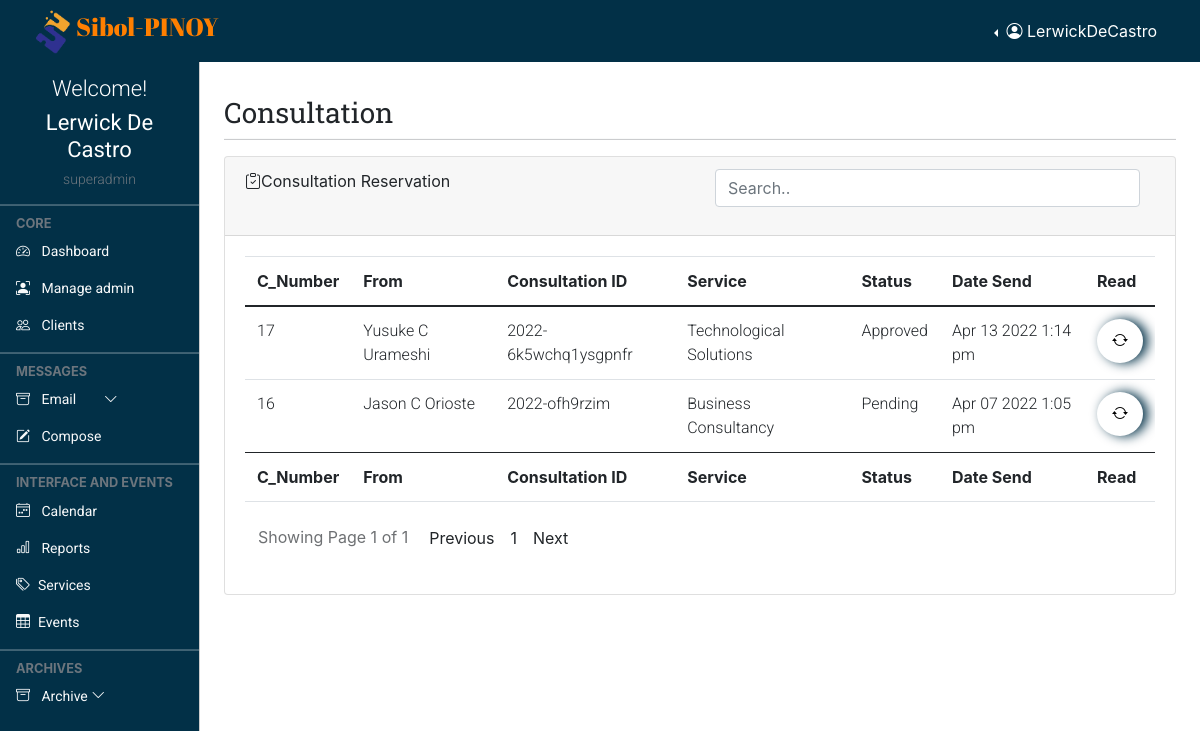
Page /admin/consultation.php (signed in) on the committed database.
### tables this page shows
CREATE TABLE `profile` (
  `id` int(11) NOT NULL,
  `loginId` int(11) NOT NULL,
  `firstName` varchar(255) NOT NULL,
  `lastName` varchar(255) NOT NULL,
  `dateAdded` date NOT NULL
);

CREATE TABLE `client` (
  `c_count` int(150) NOT NULL,
  `client_uniID` varchar(250) NOT NULL,
  `firstName` varchar(250) NOT NULL,
  `mi` text DEFAULT NULL,
  `lastName` varchar(250) NOT NULL,
  `email_add` varchar(250) NOT NULL,
  `contact` varchar(250) DEFAULT NULL,
  `organization` varchar(250) NOT NULL,
  `position` varchar(250) NOT NULL,
  `date_register` datetime NOT NULL
);

CREATE TABLE `consultation` (
  `entryID` int(250) NOT NULL,
  `email_add` varchar(250) NOT NULL,
  `consultation_id` varchar(250) NOT NULL,
  `service_uniID` varchar(250) NOT NULL,
  `memo` text DEFAULT NULL,
  `set_date` varchar(50) DEFAULT NULL,
  `set_time` varchar(50) DEFAULT NULL,
  `status` varchar(50) NOT NULL,
  `action` varchar(50) NOT NULL,
  `registered_date` datetime DEFAULT NULL
);

CREATE TABLE `services` (
  `number` int(100) NOT NULL,
  `service_uniID` varchar(250) NOT NULL,
  `service_title` varchar(250) NOT NULL,
  `image` varchar(250) NOT NULL,
  `service_desc` longtext NOT NULL,
  `status` varchar(50) NOT NULL,
  `loginId` varchar(250) DEFAULT NULL,
  `action` varchar(250) DEFAULT NULL,
  `date_upload` datetime DEFAULT NULL,
  `date_update` datetime DEFAULT NULL
);

### admin/consultation.php (the view, shortened to what this page needs)
<!doctype html>
<html lang="en">
  <?php
      require "layout.part/admin.header.php";
  ?>
  <body>
    <?php
      require "layout.part/admin.top.navbar.php";
    ?>
    <?php
      require "layout.part/admin.side.navbar.php";
    ?>
    <main class="mt-5 pt-3">
        <div class="container-fluid p-4">
            <div class="row">
            <div class="col-md-12 my-2">
                <h4 class="page-header">Consultation</h4>
                <hr class="dropdown-divider bg-dark" />
            </div>
        </div>
        <div class="row">
            <div class="col-md-12 mb-3">
                <div class="card">
                    <div class="card-header">
                        <span><i class="bi bi-clipboard-check"></i></span>Consultation Reservation
                        <div class="form-group float-end col-md-6">
                            <input type="text" class="form-control inputSearch" id="inputSearch" placeholder="Search..">
                        </div>
                    </div>
                    <div class="card-body">
                        <div class="table-responsive">
                            <table id="example" class="table data-table" style="width: 100%">
                                <thead>
                                    <tr>
                                        <th>C_Number</th>
                                        <th>From</th>
                                        <th>Consultation ID</th>
                                        <th>Service</th>
                                        <th>Status</th>
                                        <th>Date Send</th>
                                        <th>Read</th>
                                    </tr>
                                </thead>
                                <tbody id="myTable">
                                    <?php
                                        if(isset($_GET['page_no']) && $_GET['page_no'] !=''){
                                            $page_no = $_GET['page_no'];
                                        }else{
                                            $page_no = 1;
                                        }
                                        $total_records_per_page = 25;
                                        $previous_page = $page_no - 1;
                                        $next_page = $page_no + 1;
                                        $result_count = mysqli_query($conn, "SELECT COUNT(*) as total_records FROM `consultation`" );
                                        $total_records = mysqli_fetch_array($result_count);
                                        $total_records = $total_records['total_records'];
                                        $total_number_of_page = ceil($total_records / $total_records_per_page);
                                        $consultation_query = "SELECT tb3.entryID, tb1.firstName, tb1.mi, tb1.lastName, tb1.email_add, tb2.service_uniID, tb2.service_title, tb3.consultation_id, tb3.status, tb3.action, tb3.registered_date FROM (client tb1 INNER JOIN consultation tb3 ON tb1.email_add = tb3.email_add) INNER JOIN services tb2 ON tb2.service_uniID = tb3.service_uniID ORDER BY entryID DESC";
                                        $consultation_query_results = $conn->query($consultation_query);
                                        if($consultation_query_results->num_rows > 0){
                                            foreach($consultation_query_results as $consultation){
                                                ?>
                                                <tr class="
                                                <?php
                                                    $a = $consultation['action'];
                                                    if($a == "New"){
                                                        echo 'card-text';
                                                    }else{
                                                        echo 'card-tex2';
                                                    }
                                                ?>
                                                ">
                                                        <td><?= $consultation['entryID'] ?></td>
                                                        <td><?= $consultation['firstName'].' '.$consultation['mi'].' '.$consultation['lastName'] ?></td>
                                                        <td><?= $consultation['consultation_id'] ?></td>
                                                        <td><?= $consultation['service_title'] ?></td>
                                                        <td><?= $consultation['status'] ?></td>
                                                        <td><?= date('M d Y g:i a',  strtotime($consultation['registered_date'])) ?></td>
                                                        <td>
                                                            <form action="consultation.info" method="POST">
                                                                <button type="submit" class="stats-white tooltip-test" title="READ" id="read" name="read">
                                                                    <i class="bi bi-arrow-repeat"></i>
                                                                </button>
                                                            </form>
                                                        </td>
                                                    </tr>
                                                <?php
                                            }
                                        }
                                    ?>
                                </tbody>
                                <tfoot>
                                    <tr>
                                        <th>C_Number</th>
                                        <th>From</th>
                                        <th>Consultation ID</th>
                                        <th>Service</th>
                                        <th>Status</th>
                                        <th>Date Send</th>
                                        <th>Read</th>
                                    </tr>
                                </tfoot>
                            </table>
                        </div>
                        <ul class="pagination pull-right">
                            <li class="pull-left btn btn-default disabled">Showing Page <?php echo $page_no." of ".$total_number_of_page;?></li>
                            <li class=" p-2 <?php if($page_no <= 1) { echo "disabled";}?>">
                                <a <?php if($page_no > 1) { echo "href='?page_no=$previous_page'";} ?>>Previous</a>
                            </li>
                            <?php
                                if($total_number_of_page <=10){
                                    for($counter = 1; $counter <=$total_number_of_page;$counter++){
                                        if($counter == $page_no){
                                            echo "<li class='active p-2'><a> $counter </a></li>";
                                        }else{
                                            echo "<li class='p-2'><a href='?page_no=$counter'> $counter </a></li>";
                                        }
                                    }
                                }
                            ?>
                            <li class="p-2 <?php if($page_no >= $total_number_of_page) {echo "disabled";} ?>" >
                                <a <?php if($page_no < $total_number_of_page) {echo "href='?page_no=$next_page'";} ?>>Next</a>
                            </li>
                        </ul>
                    </div>
                </div>
            </div>
        </div>
    </main>
  </body>
</html>

### admin/layout.part/admin.header.php (shortened to what this page needs)
  <head>
    <link href="https://cdn.jsdelivr.net/npm/bootstrap@5.0.2/dist/css/bootstrap.min.css" rel="stylesheet">
    <link rel="stylesheet" href="https://cdnjs.cloudflare.com/ajax/libs/fullcalendar/3.4.0/fullcalendar.css" />
    <link rel="stylesheet" href="https://cdnjs.cloudflare.com/ajax/libs/twitter-bootstrap/4.0.0-alpha.6/css/bootstrap.css" />
    <link rel="stylesheet" href="https://cdn.jsdelivr.net/npm/bootstrap-icons@1.4.1/font/bootstrap-icons.css"/>
    <link rel="stylesheet" href="style/dataTables.bootstrap5.min.css" />
    <link rel="stylesheet" href="style/addstyler.css" />
    <link rel="stylesheet" href="style/colored.css" />
  </head>
<?php
function levelCheck($lev){
    if($lev == "0"){
      $lev = "admin";
    }
    else if($lev == "1"){
      $lev = "superadmin";
    }
    echo $lev;
  }
?>

### admin/layout.part/admin.top.navbar.php (shortened to what this page needs)
<?php
  require "../connection.php";
  if(isset($_SESSION["username"]) && isset($_SESSION["level"])){
    $musername = $_SESSION["username"];
    $sql = "SELECT login.loginId, profile.firstName, profile.lastName, login.username, login.level FROM login INNER JOIN profile ON
                login.loginId = profile.loginId WHERE login.username = '$musername'";
    if($result = $conn->query($sql)){
      if($result->num_rows == 1){
        if($row = $result->fetch_assoc()){
          $firstName = $row["firstName"];
          $lastName = $row["lastName"];
          $rusername = $row["username"];
          $level = $row["level"];
        }
      }
    }
  }
?>
<nav class="navbar navbar-expand-lg navbar-dark px-3 fixed-top bg-coloured">
  <div class="container-fluid">
    <div class="">
      <img class="__logo" src="../img/logo.png" alt=""><a class="logo-font" href="#">Sibol-PINOY</a>
    </div>
    <div class="collapse navbar-collapse justify-content-md-end" id="topNavBar">
      <div class="btn-group border-0 dropstart">
        <button type="button" class="btn text-white dropdown-toggle border-0" data-bs-toggle="dropdown" aria-expanded="false">
          <i class="bi bi-person-circle"></i> <span> <?= $rusername ?> </span>
        </button>
      </div>
    </div>
  </div>
</nav>

### admin/layout.part/admin.side.navbar.php (shortened to what this page needs)
<div class="offcanvas offcanvas-start sidebar-nav bg-coloured" id="sidebar">
    <div class="offcanvas-body p-0">
        <div class="container pt-3 text-center">
            <div class="text-white">
            <h4 class="welcome-text">Welcome!</h4>
            <h2 class="user-text"><?= $firstName . " " . $lastName?></h2>
            <h6 class="text-muted text-small"><?= levelCheck($level) ?></h6>
            </div>
        </div>
        <nav class="navbar-dark pb-5">
            <ul class="navbar-nav">
                <hr class="dropdown-divider bg-light" />
                <div class="text-muted small fw-bold text-uppercase px-3">
                    CORE
                </div>
                <li>
                    <a href="landing" class="nav-link px-3 text-light text-normal">
                        <span class="me-2"><i class="bi bi-speedometer2"></i></span>
                        <span>Dashboard</span>
                    </a>
                    <?php
                        if(isset($_SESSION["level"])){
                            $check_level = $_SESSION["level"];
                            if($check_level == '1'){
                                echo ' <a href="admin.con" class="nav-link px-3 text-light text-normal">
                                            <span class="me-2"><i class="bi bi-person-bounding-box"></i></span>
                                            <span>Manage admin</span>
                                        </a>';
                            }
                        }
                    ?>
                    <a href="clients.record" class="nav-link px-3 text-light text-normal">
                        <span class="me-2"><i class="bi bi-people"></i></span>
                        <span>Clients</span>
                    </a>
                </li>
                <hr class="dropdown-divider bg-light" />
                <div class="text-muted small fw-bold text-uppercase px-3">
                    Messages
                </div>
                <li>
                    <a class="nav-link px-3 text-light text-normal position-relative" data-bs-toggle="collapse" href="#email">
                        <span class="me-2"><i class="bi bi-archive"></i></span>
                            <span>Email
                        </span>
                        <span class="ms-auto">
                            <span class="right-icon mx-4">
                            <i class="bi bi-chevron-down"></i>
                            </span>
                        </span>
                    </a>
                    <a href="#" class="nav-link px-3 text-light text-normal">
                        <span class="me-2"><i class="bi bi-pencil-square"></i></span>
                        <span>
                            <button type="button" class="bg-transparent border-0 text-light" data-bs-toggle="modal" data-bs-target="#exampleModal">
                                Compose
                            </button>
                        </span>
                    </a>
                </li>
                <hr class="dropdown-divider bg-light" />
                <div class="text-muted small fw-bold text-uppercase px-3">
                    Interface and Events
                </div>
                <li>
                    <a href="calender" class="nav-link px-3 text-light text-normal">
                            <span class="me-2"><i class="bi bi-calendar4-week"></i></span>
                            <span>Calendar</span>
                    </a>
                    <a href="reports" class="nav-link px-3 text-light text-normal">
                            <span class="me-2"><i class="bi bi-bar-chart"></i></span>
                            <span>Reports</span>
                    </a>
                    <a href="services.tools" class="nav-link px-3 sidebar-link text-light text-normal" >
                        <span class="me-2"><i class="bi bi-tags"></i></span>
                        <span>Services</span>
                    </a>
                    <a href="events" class="nav-link px-3 sidebar-link text-light text-normal">
                        <span class="me-2"><i class="bi bi-table"></i></span>
                        <span>Events</span>
                    </a>
                </li>
                <hr class="dropdown-divider bg-light" />
                <div class="text-muted small fw-bold text-uppercase px-3">
                    Archives
                </div>
                <li>
                    <a class="nav-link px-3  text-light text-normal" data-bs-toggle="collapse" href="#archives">
                        <span class="me-2"><i class="bi bi-archive"></i></span>
                        <span>Archive</span>
                        <span class="ms-auto">
                            <span class="right-icon">
                            <i class="bi bi-chevron-down"></i>
                            </span>
                        </span>
                    </a>
                </li>
            </ul>
        </nav>
    </div>
</div>

### rows in the picture
profile: loginId.username "LerwickDeCastro", firstName "Lerwick", lastName "De Castro", loginId.level "superadmin"
client: consultation.entryID "17", firstName "Yusuke", mi "C", lastName "Urameshi", consultation.consultation_id "2022-6k5wchq1ysgpnfr", services.service_title "Technological Solutions", consultation.status "Approved", consultation.registered_date "Apr 13 2022 1:14 pm"
client: consultation.entryID "16", firstName "Jason", mi "C", lastName "Orioste", consultation.consultation_id "2022-ofh9rzim", services.service_title "Business Consultancy", consultation.status "Pending", consultation.registered_date "Apr 07 2022 1:05 pm"

### other values in the picture
$page_no "1"
$total_number_of_page "1"
